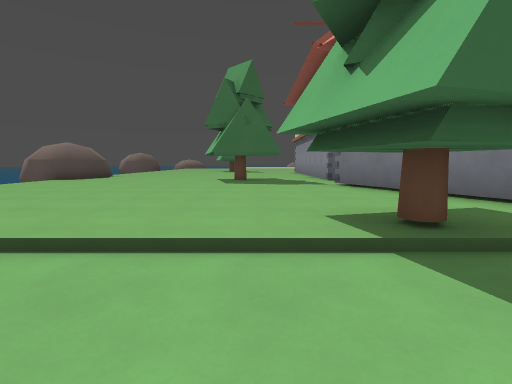
View 1 (above)

18 first-person views from a walk through a 3-D level made in the Godot game engine. The camera is 1.3 m above the floor, tilts 6° down and sees 85° across. The floor is counted in squares, 2 m on a side. Each view is taken from the middle of a square. On the plan, view 1 faces up. The plan holds only what a view shows up to about 9 squares ahead; the rest is blank. The place goes on beyond the plan. Characters and animated objects are left out.

View 2
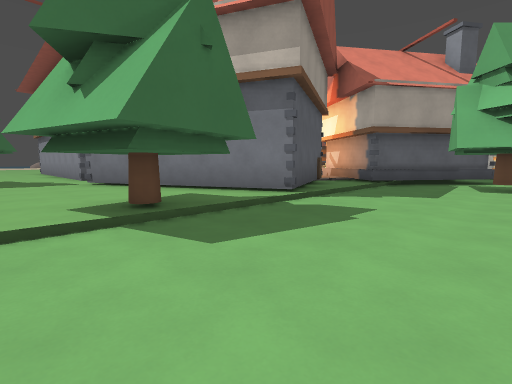

View 3
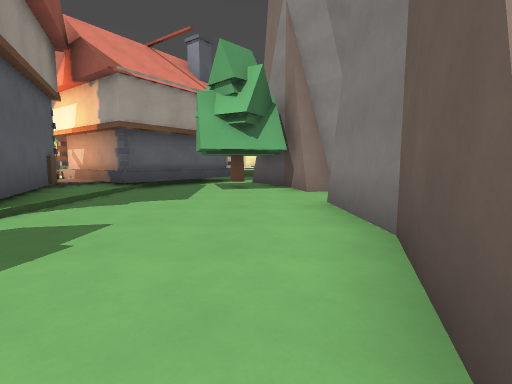

View 4
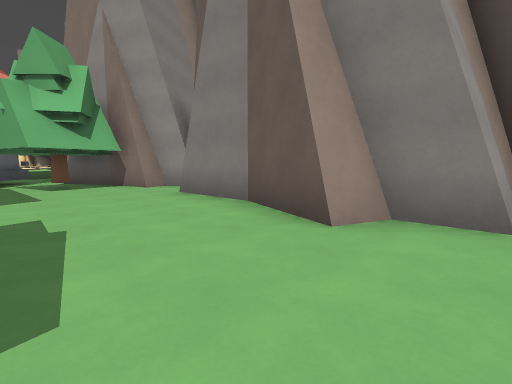

View 5
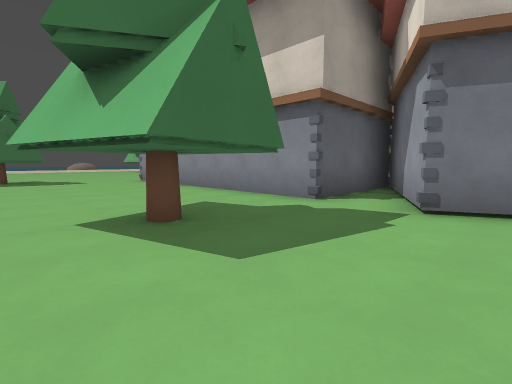

View 6
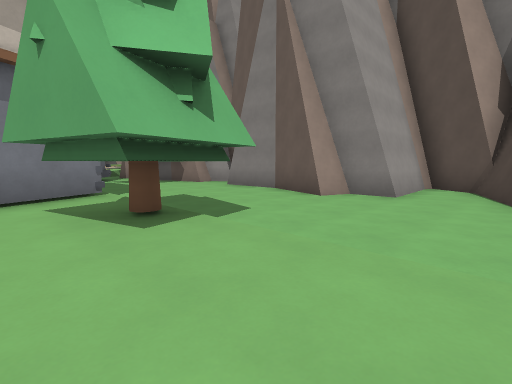

View 7
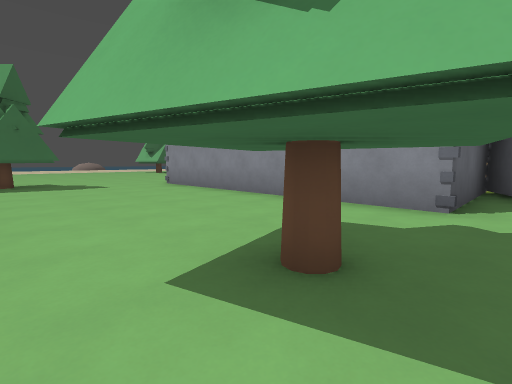

View 8
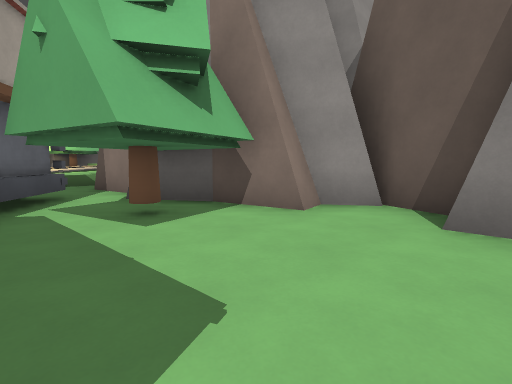

View 9
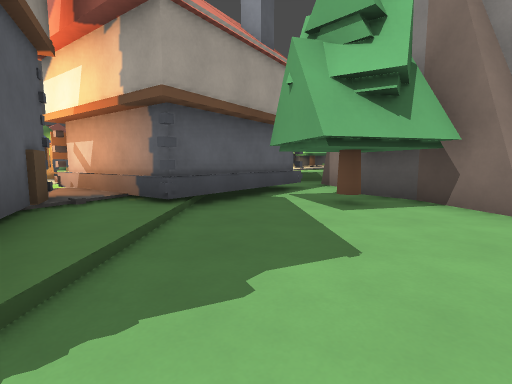

View 10
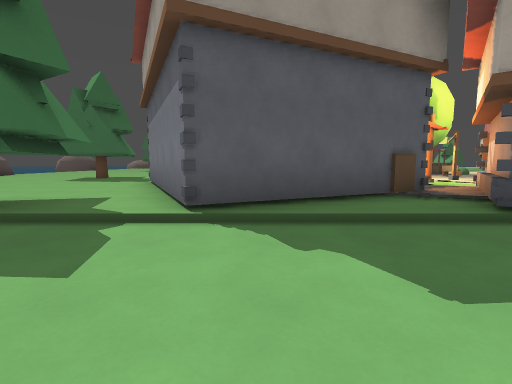

View 11
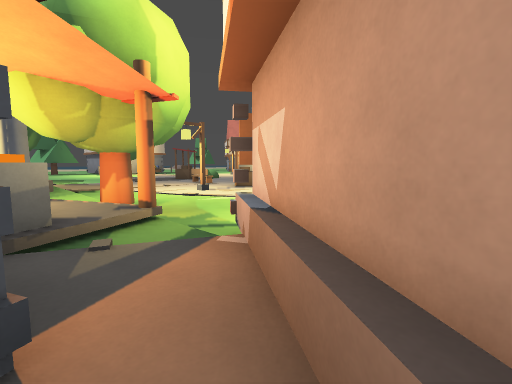

View 12
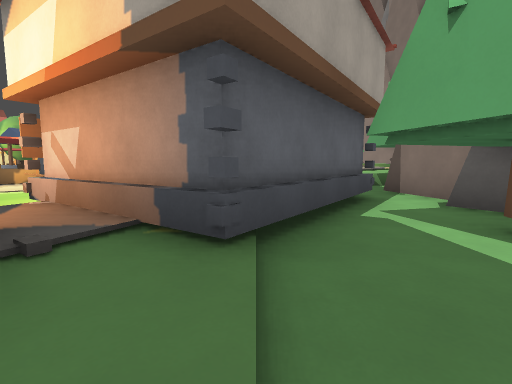

View 13
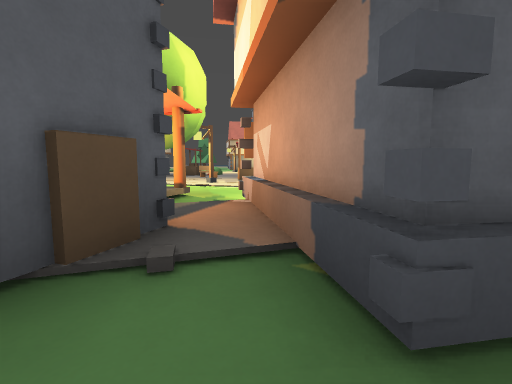

View 14
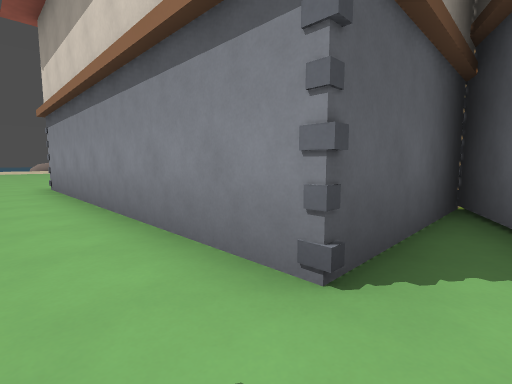

View 15
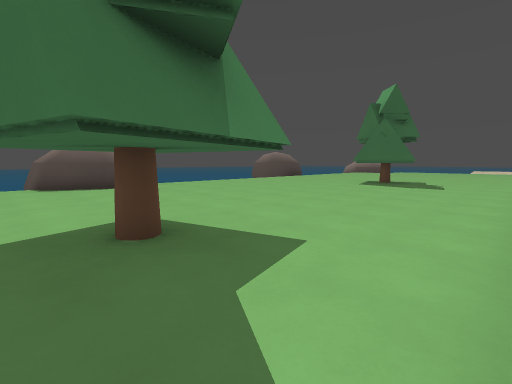

View 16
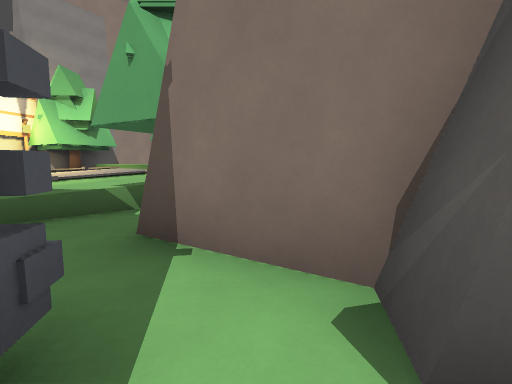

View 17
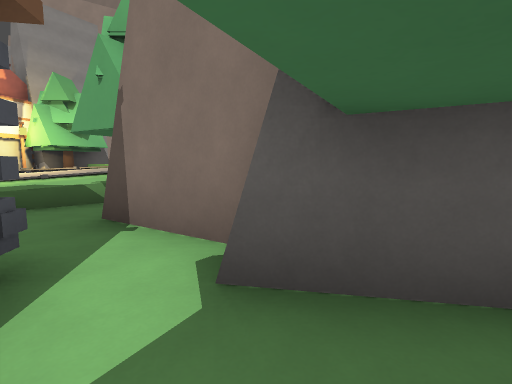

View 18
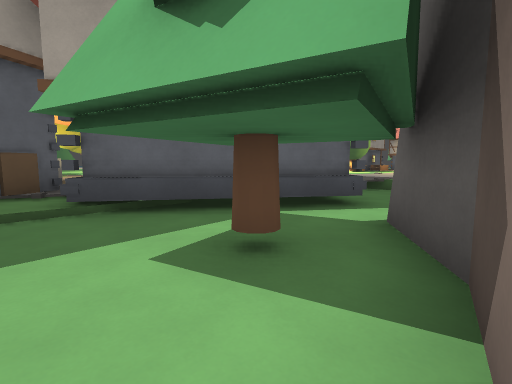

### Floor plan
Key: @ floor where view 1 was taken; # wall or solid block; x gap in a wall; . main floor; : floor 0.25 m higher than the main floor; - floor 0.25 m lower than the main floor; + floor 0.5 m higher than the main floor; / step, stairs or slope; = window, fence, low wall or low ledge; ^ raised ledge; T thing the floor can be seen under or through; P pillar; O other object.
Columns run from 2 left of view 1 to 21 right of it. Each row starts with its distance up from view 1.
 20    ..
 19  ....
 18  #...
 17 ##...
 16 .....#
 15 .....#
 14 .....#
 13 .....#
 12 .....#
 11 .....#     P/ --
 10 .TT..#     .----O=
  9 xTTxx####  .--#-#O
  8 .TT...##   /----OO
  7 ....###    #--=  O
  6 .....#    ^x--
  5 .....##    =##
  4 ......# #####
  3 ...##.###./#
  2 ///##/////###
  1 ------------## //:/
  0 --@----------#--///
 -1 -----------####-/:/++/
 -2  ---####--####   +/++//#
 -3 #-###  ####       ////

Where each view was taken, in squares from view 1:
view 1: 0 up, 0 right, facing up
view 2: 1 down, 0 right, facing up-right
view 3: 1 down, 1 right, facing right
view 4: 1 up, 0 right, facing down-right
view 5: 6 up, 2 left, facing up-right
view 6: 4 up, 2 left, facing down-right
view 7: 8 up, 2 left, facing up-right
view 8: 1 up, 5 right, facing down-right
view 9: 1 up, 4 right, facing right
view 10: 1 down, 5 right, facing up
view 11: 3 up, 8 right, facing up-right
view 12: 2 up, 6 right, facing right
view 13: 2 up, 7 right, facing up-right
view 14: 8 up, 1 right, facing up-right
view 15: 8 up, 2 right, facing up-left
view 16: 0 up, 10 right, facing down-right
view 17: 0 up, 9 right, facing down-right
view 18: 2 down, 7 right, facing up-right
